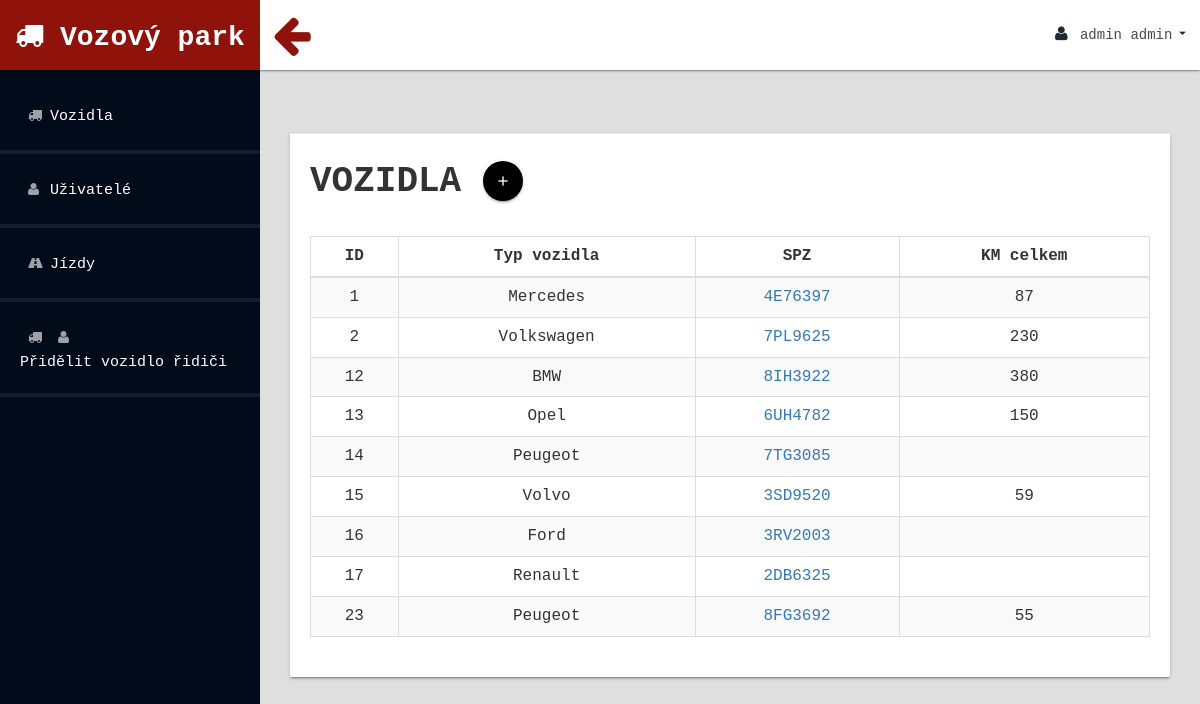
The app's page /cars.php (signed in) with its own data.
### tables this page shows
CREATE TABLE `users` (
  `id_user` int(11) NOT NULL AUTO_INCREMENT,
  `name` varchar(255) NOT NULL,
  `email` varchar(255) NOT NULL,
  `password` varchar(255) NOT NULL,
  `note` varchar(255) DEFAULT NULL,
  `last_login` date DEFAULT NULL,
  `birthdate` date DEFAULT NULL,
  PRIMARY KEY (`id_user`)
);

CREATE TABLE `cars` (
  `id_car` int(11) NOT NULL AUTO_INCREMENT,
  `type` varchar(255) NOT NULL,
  `SPZ` varchar(255) NOT NULL,
  PRIMARY KEY (`id_car`)
);

### inc/model.php (called while the page is built, shortened)
<?php
require_once 'inc/database.php';
class Model
{
    public static function getUserById($idUser)
    {
        $sql = "SELECT * FROM users
                WHERE id_user = '$idUser'";
        $result = Database::query($sql);
        while ($row = $result->fetch_assoc()) {
            $user = $row;
        }
        return $user;
    }
    public static function getAllCars()
    {
        $sql = 'SELECT c.id_car, c.type, c.SPZ, SUM(km_after - km_before) AS total_km FROM cars c
        LEFT JOIN rides r ON c.id_car = r.id_car
        GROUP BY c.id_car';
        $result = Database::query($sql);
        while ($row = $result->fetch_assoc()) {
            $cars[] = $row;
        }
        return $cars;
    }
}

### inc/database.php (called while the page is built, shortened)
<?php
class Database
{
    private $_connection;
    private static $_instance;
    private $_host = "localhost";
    private $_username = "root";
    private $_password = "root";
    private $_database = "mop";
    public static function getInstance()
    {
        if (!self::$_instance) {
            self::$_instance = new self();
        }
        return self::$_instance;
    }
    public static function query($query)
    {
        return self::getInstance()->getConnection()->query($query);
    }
    private function __construct()
    {
        $this->_connection = new mysqli(
            $this->_host,
            $this->_username,
            $this->_password,
            $this->_database
        );
        $this->_connection->set_charset('utf8mb4');
    }
    public function getConnection()
    {
        return $this->_connection;
    }
}

### cars.php (the view, shortened to what this page needs)
<?php
include_once 'header.php';
$cars = Model::getAllCars();
?>
<div class="card">
    <div class="card-action">
        <h1>
            <b>Vozidla</b>
            <a class="btn-floating btn-medium waves-effect waves-light black" href="addCar.php">
                <i class="material-icons">add</i>
            </a>
        </h1>
    </div>
    <div class="card-content">
        <div class="table-responsive">
            <table class="table table-striped table-bordered table-hover" id="dataTables-example">
                <thead>
                    <tr>
                        <th>ID</th>
                        <th>Typ vozidla</th>
                        <th>SPZ</th>
                        <th>KM celkem</th>
                    </tr>
                </thead>
                <tbody>
                    <?php
                    foreach ($cars as $car) {
                    ?> <tr>
                            <td><?= $car['id_car'] ?></td>
                            <td><?= $car['type'] ?></a></td>
                            <td><a href="carDetail.php?id_car=<?= $car['id_car'] ?>"><?= $car['SPZ'] ?></td>
                            <td><?= $car['total_km'] ?></td>
                        </tr>
                    <?php
                    }
                    ?>
                </tbody>
            </table>
        </div>
        <?php
        include_once "footer.php";

### header.php (shortened to what this page needs)
<?php
$currUserArr = Model::getUserById($_SESSION['userId']['id_user']);
$currUser = $currUserArr['firstname'] . ' ' . $currUserArr['surname'];
?>
<head>
    <link rel="stylesheet" href="assets/css/materialize.min.css" media="screen,projection" />
    <link href="assets/css/bootstrap.css" rel="stylesheet" />
    <link href="assets/css/font-awesome.css" rel="stylesheet" />
    <link href="assets/css/custom-styles.css" rel="stylesheet" />
</head>
<body>
    <div id="wrapper">
        <nav class="navbar navbar-default top-navbar" role="navigation">
            <div class="navbar-header">
                <a class="navbar-brand waves-effect waves-dark" href="index.php">
                    <i class="fa fa-truck"></i> Vozový park</a>
                <div id="sideNav" href=""><i class="fa fa-arrow-left"></i></div>
            </div>
            <ul class="nav navbar-top-links navbar-right">
                <li>
                    <a class="dropdown-button waves-effect waves-dark" href="#!" data-activates="dropdown1">
                        <i class="fa fa-user fa-fw"></i>
                        <?= $currUser ?>
                        <i class="material-icons right">arrow_drop_down</i>
                    </a>
                </li>
            </ul>
        </nav>
        <nav class="navbar-default navbar-side" role="navigation">
            <div class="sidebar-collapse">
                <ul class="nav" id="main-menu">
                    <?php if (in_array($_SESSION["userRole"], array(1, 2, ))){?>
                    <li>
                        <a href="cars.php" class="waves-effect waves-dark">
                            <i class="fa fa-truck"></i></i>Vozidla</a>
                    </li>
<?php }?>
                    <?php if (in_array($_SESSION["userRole"], array(1))) {?>
                    <li>
                        <a href="employees.php" class="waves-effect waves-dark">
                            <i class="fa fa-user"></i>Uživatelé</a>
                    </li>
                    <?php }?>
                    <?php if (in_array($_SESSION["userRole"], array(1, 4))) {?>
                    <li>
                        <a href="rides.php" class="waves-effect waves-dark">
                            <i class="fa fa-road"></i>Jízdy</a>
                    </li>
                    <?php }?>
                    <?php if (in_array($_SESSION["userRole"], array(1, 3))) {?>
                    <li>
                        <a href="car_driver.php" class="waves-effect waves-dark">
                            <i class="fa  fa-truck"></i><i class="fa  fa-user"></i><br>Přidělit vozidlo řidiči</a>
                    </li>
                    <?php }?>
                </ul>
            </div>
        </nav>
        <div id="page-wrapper">
            <h1 class="page-header">
            </h1>
            <div id="page-inner">

### footer.php (shortened to what this page needs)
</div>
</div>
</body>
</html>

### assets/css/custom-styles.css (style rules this page uses)
body { font-family: 'Courier New', Courier, monospace; background: #010b1a; }
#wrapper { width: 100%; }
#page-wrapper { padding: 15px 15px; min-height: 600px; background: #636161; }
#page-inner { width: 100%; margin: 10px 20px 10px 0px; padding: 15px 30px; min-height: 1200px; }
h1, .h1, h2, .h2, h3, .h3 { margin-top: 7px; margin-bottom: -5px; }
.navbar-side { z-index: 0; }
.navbar-side .nav>li>a>i { color: rgba(255, 255, 255, 0.62); padding: 8px; width: 20px; text-align: center; font-size: 14px; }
.top-navbar { position: fixed; width: 100%; z-index: 300; -webkit-box-shadow: 0 3px 3px rgba(0, 0, 0, 0.05); -moz-box-shadow: 0 3px 3px rgba(0, 0, 0, 0.05); box-shadow: 0 3px 3px rgba(0, 0, 0, 0.05); box-shadow: 0 1px 3px 0 rgba(0, 0, 0, .2), 0 1px 1px 0 rgba(0, 0, 0, .14), 0 2px 1px -1px rgba(0, 0, 0, .12); }
.navbar-side { z-index: 2; position: fixed; width: 260px; top: 80px; box-shadow: none; }
#page-wrapper { position: relative; top: 60px; -moz-box-shadow: 0 0 10px #636161; }
.page-header { padding-bottom: 0; margin: 0; border-bottom: 1px solid transparent; text-align: left; background-color: transparent; padding: 32px 22px 10px 28px; color: #323232; }
.top-navbar { margin: 0px; }
.top-navbar .navbar-brand { color: #fff; width: 260px; text-align: center; height: 70px; font-size: 28px; font-weight: 700; line-height: 45px; background: #8f130a; padding-bottom:15px; }
.top-navbar .nav>li { position: relative; display: inline-block; margin: 0px; padding: 0px; }
.top-navbar .nav>li>a { position: relative; display: block; padding: 25px; color: #484848; margin: 0px; }
.sidebar-collapse, .sidebar-collapse .nav { background: none; }
.sidebar-collapse .nav { padding: 0; }
.sidebar-collapse .nav>li>a { color: rgb(255, 255, 255); background: transparent; text-shadow: none; }
.sidebar-collapse>.nav>li>a { padding: 20px; font-size: 15px; }
.sidebar-collapse>.nav>li { border-bottom: 4px solid rgba(255, 255, 255, 0.08); }
.navbar-side { border: none; background: #010b1a; }
.top-navbar { background: #ffffff; border-bottom: none; }
.top-navbar .nav>li>a>i { margin-right: 0; }
.navbar-default { border: 0px solid #ffffff; }
.navbar-header { background: transparent; }
.nav>li>a>i { margin-right: 10px; color: #1f2837; font-size: 16px; }
#sideNav { float: left; left: 0; z-index: 3; color: #8f130a; cursor: pointer; border-radius: 0; width: 20px; font-size: 44px; line-height: 33px; margin: 7px 0 0 13px; width: 40px; height: 40px; text-align: center; line-height: 30px; padding-right: 3px; margin-top: 14px; border-radius: 50%; }
#page-wrapper { background: #e0dfdf; }
.card-action b { text-transform: uppercase; }
@media (min-width:768px) { #page-wrapper { margin: 0 0 0 260px; padding: 0; min-height: 1200px; } }
@media (min-width:768px) { .navbar-side { width: 260px; z-index: 1; } }
@media (min-width:768px) { .navbar { border-radius: 0px; } }

### records on screen
users: currUser "admin admin"
cars: id_car "1", type "Mercedes", SPZ "4E76397", total_km "87"
cars: id_car "2", type "Volkswagen", SPZ "7PL9625", total_km "230"
cars: id_car "12", type "BMW", SPZ "8IH3922", total_km "380"
cars: id_car "13", type "Opel", SPZ "6UH4782", total_km "150"
cars: id_car "14", type "Peugeot", SPZ "7TG3085"
cars: id_car "15", type "Volvo", SPZ "3SD9520", total_km "59"
cars: id_car "16", type "Ford", SPZ "3RV2003"
cars: id_car "17", type "Renault", SPZ "2DB6325"
cars: id_car "23", type "Peugeot", SPZ "8FG3692", total_km "55"
